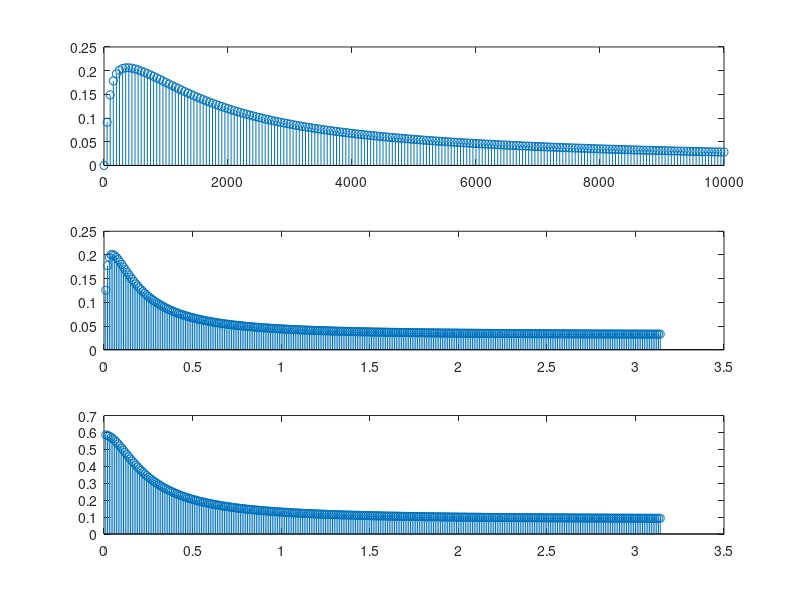

MATLAB code to generate this figure:
Hs = @(s) (12500.*s)./(44.*(s.^2)+(60625.*s)+6250000);

Hz1 = @(z,T) Hs((1-z.^-1)/T); #euler
Hz2 = @(z,T) Hs((2/T).*((1-z.^-1)./(1 + z.^-1))); #bilineal

w = 0:50:10000;
H = abs(Hs(w*1i));
subplot(3,1,1);
stem(w,H);

[m, maxp] = max(H);

target =  m * exp(-3/10);
s = length(H);
f0 = 0;
for i=maxp:s
    if(H(i)<target)
        f0 = w(i)/(2*pi)
      break;
    endif
endfor

fT = 4*f0;
wz = 0:0.01:pi;
K1 = abs(Hz1(wz.*1i,48/fT)); #...
subplot(3,1,2);
stem(wz,K1);
K2 = abs(Hz2(wz.*1i,1/fT)); #...
subplot(3,1,3);
stem(wz,K2);

